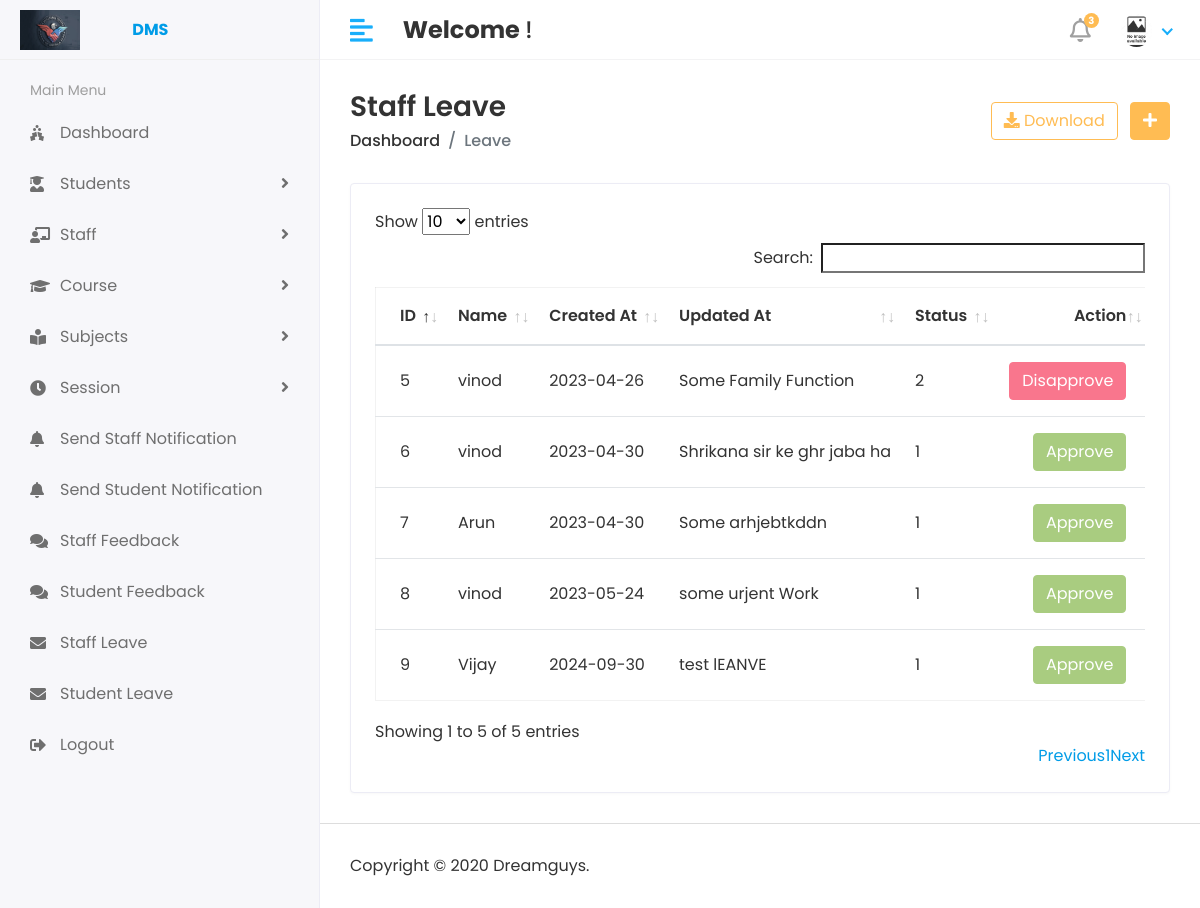
/Hod/Staff/Leave_view/ (signed in), run on the app's committed database.
### app/models.py (models this page shows, shortened)
class Staff_Leave(models.Model):
    staff_id  = models.ForeignKey(Staff,on_delete = models.CASCADE)
    data = models.CharField(max_length=100)
    message = models.TextField()
    status = models.IntegerField(null=True,default=0)
    created_at  = models.DateTimeField(auto_now_add=True)
    update_at = models.DateTimeField(auto_now=True)

class Staff(models.Model):
    admin = models.OneToOneField(CustomUser,on_delete=models.CASCADE)
    address = models.TextField()
    gender = models.CharField(max_length=100)
    created_at  = models.DateTimeField(auto_now_add=True)
    update_at = models.DateTimeField(auto_now=True)

class CustomUser(AbstractUser):
    USER = (
        (1,'HOD'),
        (2,'STAFF'),
        (3,'STUDENT'),
    )
    user_type = models.CharField(choices=USER,max_length=50,default=1)
    profile_pic  = models.ImageField(upload_to='media/profile_pic')

### app/Hod_Views.py (the view)
# urls.py: path('Hod/Staff/Leave_view/',Hod_Views.STAFF_LEAVE_VIEW,name='staff_leave_view'),
@login_required(login_url='/')
def STAFF_LEAVE_VIEW(request):
    staff_leave_view = Staff_Leave.objects.all()
    context = {
        'staff_leave_view' : staff_leave_view,
    }
    return render(request,"Hod/staff_leave.html",context)

### templates/Hod/staff_leave.html (shortened to what this page needs)
{% extends 'base.html' %}
{% block content %}
<div class="content container-fluid">
    <div class="page-header">
       <div class="row align-items-center">
          <div class="col">
             <h3 class="page-title">Staff Leave</h3>
             <ul class="breadcrumb">
                <li class="breadcrumb-item"><a href="index.html">Dashboard</a></li>
                <li class="breadcrumb-item active">Leave</li>
             </ul>
          </div>
          <div class="col-auto text-right float-right ml-auto">
             <a href="#" class="btn btn-outline-primary mr-2"><i class="fas fa-download"></i> Download</a>
             <a href="#" class="btn btn-primary"><i class="fas fa-plus"></i></a>
          </div>
       </div>
    </div>
    <div class="row">
       <div class="col-sm-12">
          <div class="card card-table">
             <div class="card-body">
                <div class="table-responsive">
                   <table class="table table-hover table-center mb-0 datatable" id="table_id">
                      <thead>
                         <tr>
                            <th>ID</th>
                            <th>Name</th>
                            <th>Created At</th>
                            <th>Updated At</th>
                            <th>Status</th>
                            <th class="text-right">Action</th>
                         </tr>
                      </thead>
                      <tbody>
                        {% for i in staff_leave_view %}
                         <tr>
                            <td>{{ i.id }}</td>
                            <td>{{ i.staff_id.admin.first_name }}</td>
                            <td>{{ i.data }}</td>
                            <td>{{ i.message }}</td>
                            <td>{{ i.status }}</td>
                            <td class="text-right">
                               <div class="actions">
                                {% if i.status == 0 %}
                                  <a href="{% url 'staff_approve_leave' i.id %}" class="btn btn-success">Approve</a>
                                  <a href="{% url 'staff_disapprove_leave' i.id %}" class="btn btn-danger">Disapprove</a>
                                  {% elif i.status == 1 %}
                                  <button class="btn btn-success" disabled>Approve</button>
                                  {% else %}
                                  <button class="btn btn-danger" disabled>Disapprove</button>
                                  {% endif %}
                               </div>
                            </td>
                         </tr>
                         {% endfor %}
                      </tbody>
                   </table>
                </div>
             </div>
          </div>
       </div>
    </div>
 </div>
{% endblock  %}

### static/assets/css/style.css (style rules this page uses)
html { height: 100%; }
body { background-color: #fff; color: #333; font-family: 'Poppins', sans-serif; font-size: 1rem; height: 100%; line-height: 1.5; overflow-x: hidden; }
h1, h2, h3, h4, h5, h6 { font-family: 'Poppins', sans-serif; margin-top: 0; }
a { color: #009ce7; }
input, button, a { transition: all 0.4s ease; -moz-transition: all 0.4s ease; -o-transition: all 0.4s ease; -ms-transition: all 0.4s ease; -webkit-transition: all 0.4s ease; }
input, input:focus, button, button:focus { outline: none; }
ul, ol { padding: 0px; list-style: none; }
.table { color: #333; max-width: 100%; margin-bottom: 0; width: 100%; }
.table.dataTable { border-collapse: collapse !important; border: 1px solid rgba(0, 0, 0, 0.05); }
.table thead tr th { font-weight: 600; }
.table tbody tr { border-bottom: 1px solid rgba(0, 0, 0, 0.05); }
.table.table-center td, .table.table-center th { vertical-align: middle; }
.card-table .card-body .table > thead > tr > th { border-top: 0; }
.card-table .card-body .table tr td:first-child, .card-table .card-body .table tr th:first-child { padding-left: 1.5rem; }
.card-table .card-body .table tr td:last-child, .card-table .card-body .table tr th:last-child { padding-right: 1.5rem; }
.card-table .table td, .card-table .table th { border-top: 1px solid #e2e5e8; padding: 1rem 0.75rem; white-space: nowrap; }
.btn-primary { background-color: #FFBC53; border: 1px solid #FFBC53; }
.btn-success { background-color: #7bb13c; border: 1px solid #7bb13c }
.btn-success.disabled, .btn-success:disabled { background-color: #7bb13c; border-color: #7bb13c; color: #fff; }
.btn-danger { background-color: #e84646; border: 1px solid #e84646; }
.btn-danger.disabled, .btn-danger:disabled { background-color: #f62d51; border-color: #f62d51; color: #fff; }
.btn-outline-primary { color: #FFBC53; border-color: #FFBC53; }
.card { border: 1px solid #ececf5; box-shadow: 0 1px 3px 0 rgba(0, 0, 0, 0.03); margin-bottom: 1.875rem; }
.card-body { padding: 1.5rem; }
.page-wrapper > .content { padding: 1.875rem 1.875rem 0; }
.page-header { margin-bottom: 1.875rem; }
.page-header .breadcrumb { background-color: transparent; color: #6c757d; font-size: 1rem; font-weight: 500; margin-bottom: 0; padding: 0; }
.page-header .breadcrumb a { color: #333; }
.page-title { font-size: 28px; font-weight: 600; color: #333; margin-bottom: 5px; }

### data on the page
Staff_Leave: id "5", staff_id.admin.first_name "vinod", data "2023-04-26", message "Some Family Function", status "2", shows "Disapprove"
Staff_Leave: id "6", staff_id.admin.first_name "vinod", data "2023-04-30", message "Shrikana sir ke ghr jaba ha", status "1", shows "Approve"
Staff_Leave: id "7", staff_id.admin.first_name "Arun", data "2023-04-30", message "Some arhjebtkddn", status "1", shows "Approve"
Staff_Leave: id "8", staff_id.admin.first_name "vinod", data "2023-05-24", message "some urjent Work", status "1", shows "Approve"
Staff_Leave: id "9", staff_id.admin.first_name "Vijay", data "2024-09-30", message "test lEANVE", status "1", shows "Approve"
